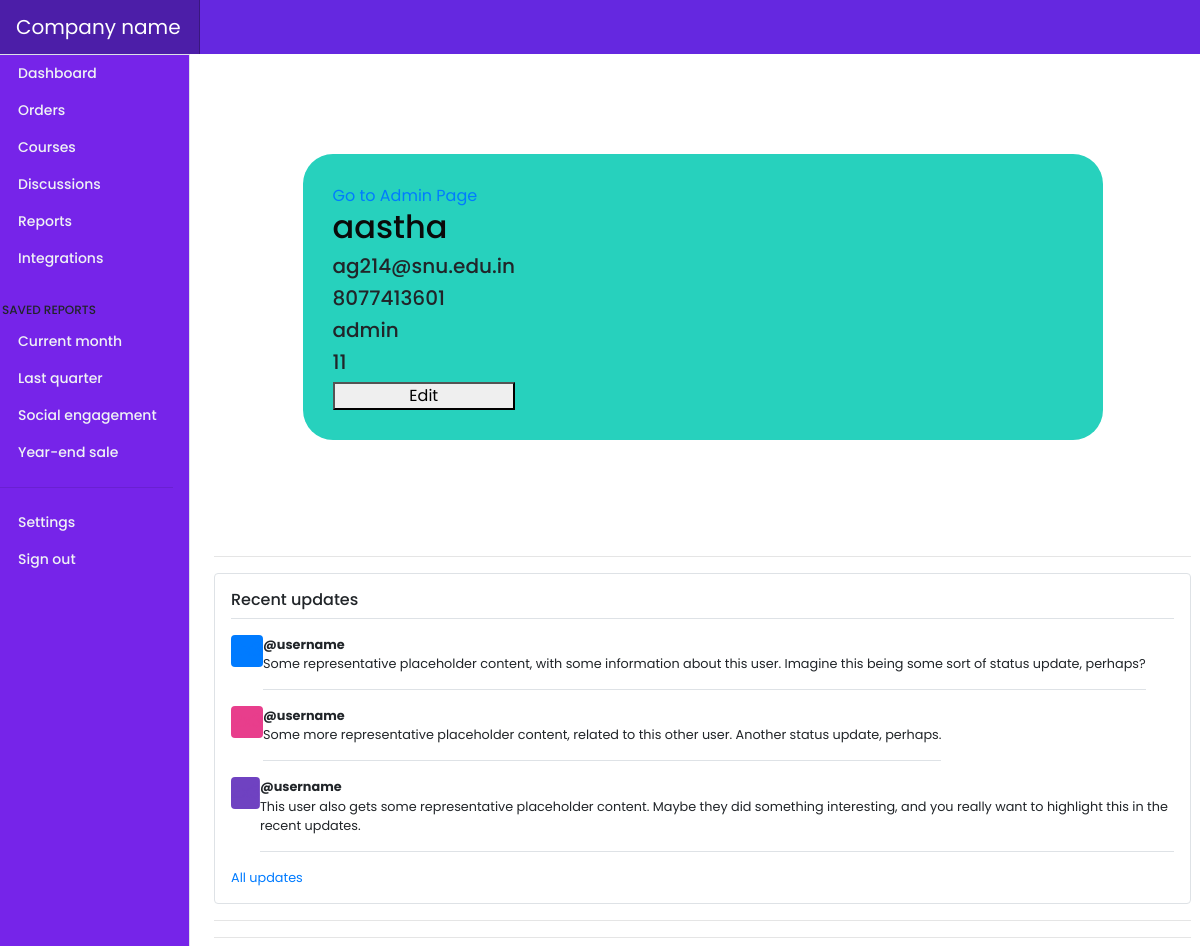
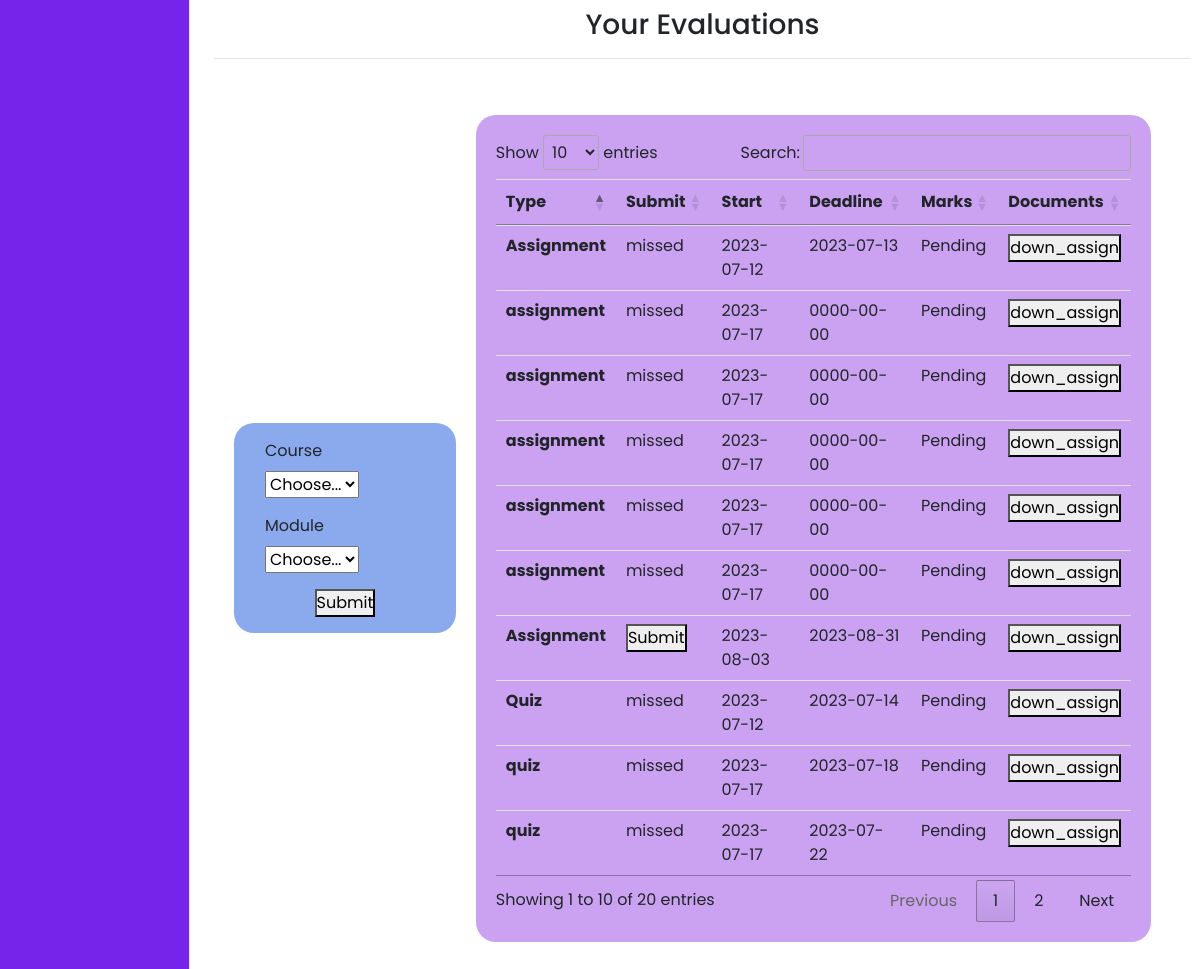
The app's page /student.php (signed in) with its own data (2 pictures, top to bottom).
### tables this page shows
CREATE TABLE `profile` (
  `uid` int(150) NOT NULL,
  `first_name` varchar(150) NOT NULL,
  `last_name` varchar(150) NOT NULL,
  `username` varchar(150) NOT NULL,
  `email` varchar(150) NOT NULL,
  `password` varchar(150) NOT NULL,
  `location` varchar(200) NOT NULL DEFAULT 'India',
  `role` varchar(100) NOT NULL DEFAULT 'guest',
  `mobile_no` varchar(100) DEFAULT NULL,
  `profile_photo` varchar(300) NOT NULL DEFAULT 'avatar.jpg'
);

CREATE TABLE `evaluation` (
  `course` int(150) NOT NULL,
  `module` int(150) NOT NULL,
  `eid` int(150) NOT NULL,
  `type` varchar(150) NOT NULL,
  `start_date` date NOT NULL DEFAULT current_timestamp(),
  `deadline` date NOT NULL,
  `documents` varchar(150) NOT NULL,
  `marks` int(11) NOT NULL
);

### student.php (the view, shortened to what this page needs)
<?php
require "dbconnect.php";
$user = $_SESSION['username'];
$sql = "Select * from profile where username = '$user'";
$data = mysqli_query($conn, $sql);
$prof = mysqli_fetch_assoc($data);
?>
<!DOCTYPE html>
<html>
<head>
    <link rel="stylesheet" href="https://maxcdn.bootstrapcdn.com/bootstrap/4.0.0/css/bootstrap.min.css">
    <link rel="stylesheet" href="//cdn.datatables.net/1.13.4/css/jquery.dataTables.min.css">
    <link rel="stylesheet" href="./files/css/font.css">
</head>
<body>
    <?php include "./fixed_assets/navbar.php"; ?>
    <div class="container1">
        <div class="profile">
            <?php
            if ($_SESSION['role'] == 'admin') {
                echo '<a href="./admin.php">Go to Admin Page</a>';
            }
            ?>
            <h2><?php echo $_SESSION['username'] ?></h2>
            <h5> <?php echo $prof['email'] ?> </h5>
            <h5><?php echo $prof['mobile_no'] ?></h5>
            <h5> <?php echo $prof['role'] ?></h5>
            <h5> <?php echo $prof['uid'] ?></h5>
            <button class="edit" id="<?php echo $prof['uid']; ?>" href="/edit">Edit</button>
        </div>
    </div>
    <hr>
     <div class="my-3 p-3 bg-body border rounded shadow-sm">
        <h6 class="border-bottom pb-2 mb-0">Recent updates</h6>
        <div class="d-flex text-body-secondary pt-3">
          <svg class="bd-placeholder-img flex-shrink-0 me-2 rounded" width="32" height="32" xmlns="http://www.w3.org/2000/svg" role="img" aria-label="Placeholder: 32x32" preserveAspectRatio="xMidYMid slice" focusable="false"><title>Placeholder</title><rect width="100%" height="100%" fill="#007bff"/><text x="50%" y="50%" fill="#007bff" dy=".3em">32x32</text></svg>
          <p class="pb-3 mb-0 small lh-sm border-bottom">
            <strong class="d-block text-gray-dark">@username</strong>
            Some representative placeholder content, with some information about this user. Imagine this being some sort of status update, perhaps?
          </p>
        </div>
        <div class="d-flex text-body-secondary pt-3">
          <svg class="bd-placeholder-img flex-shrink-0 me-2 rounded" width="32" height="32" xmlns="http://www.w3.org/2000/svg" role="img" aria-label="Placeholder: 32x32" preserveAspectRatio="xMidYMid slice" focusable="false"><title>Placeholder</title><rect width="100%" height="100%" fill="#e83e8c"/><text x="50%" y="50%" fill="#e83e8c" dy=".3em">32x32</text></svg>
          <p class="pb-3 mb-0 small lh-sm border-bottom">
            <strong class="d-block text-gray-dark">@username</strong>
            Some more representative placeholder content, related to this other user. Another status update, perhaps.
          </p>
        </div>
        <div class="d-flex text-body-secondary pt-3">
          <svg class="bd-placeholder-img flex-shrink-0 me-2 rounded" width="32" height="32" xmlns="http://www.w3.org/2000/svg" role="img" aria-label="Placeholder: 32x32" preserveAspectRatio="xMidYMid slice" focusable="false"><title>Placeholder</title><rect width="100%" height="100%" fill="#6f42c1"/><text x="50%" y="50%" fill="#6f42c1" dy=".3em">32x32</text></svg>
          <p class="pb-3 mb-0 small lh-sm border-bottom">
            <strong class="d-block text-gray-dark">@username</strong>
            This user also gets some representative placeholder content. Maybe they did something interesting, and you really want to highlight this in the recent updates.
          </p>
        </div>
        <small class="d-block text-end mt-3">
          <a href="#">All updates</a>
        </small>
      </div>
    <hr>
    <hr>
    <center>
        <h3>Your Evaluations</h3>
    </center>
    <hr>
    <div class="check" style="display: flex; padding:20px">
        <div class="container1  p-3 float-right" style="width: 300px; margin:auto; background-color: #8ba9ed; border-radius: 20px;">
            <form action="/Php_Learning/student.php" method="POST" enctype="multipart/form-data">
                <div class="col-md-6">
                    <label for="courses" class="form-label">Course</label>
                    <select id="courses" name="courses" class="form-select">
                        <option selected disabled>Choose...</option>
                    </select>
                </div>
                <div class="col-md-6 py-3">
                    <label for="modules" class="form-label">Module</label>
                    <select id="modules" name="modules" class="form-select">
                        <option selected>Choose...</option>;
                    </select>
                </div>
                <center>
                    <button type="submit" name="eval_select" id="eval_select">Submit</button>
                </center>
            </form>
        </div>
        <div class="container" style="border: hidden ; border-radius: 20px; padding:20px; margin:20px; background-color: #caa2f1;">
            <table class="table " id="myTable">
                <thead>
                    <tr>
                        <th scope="col">Type</th>
                        <th scope="col">Submit</th>
                        <th scope="col">Start</th>
                        <th scope="col">Deadline</th>
                        <th scope="col">Marks</th>
                        <th scope="col">Documents</th>
                    </tr>
                </thead>
                <tbody>
                    <?php
                    if ($_SERVER["REQUEST_METHOD"] == 'POST') {
                        echo "Quiz";
                        if (isset($_POST['eval_select'])) {
                            $course = $_POST['courses'];
                            $module = $_POST['modules'];
                            $user = $_SESSION['uid'];
                            $sql = "Select * from evaluation where course='$course' AND module='$module'";
                            $data = mysqli_query($conn, $sql);
                        }
                    } else {
                        $user = $_SESSION['uid'];
                        $sql = "Select * from evaluation";
                        $data = mysqli_query($conn, $sql);
                    }
                    $currentDate = date('Y-m-d');
                    while ($prof = mysqli_fetch_assoc($data)) {
                        $sql5 = "Select * from marks where student_id='$user' and eid='" . $prof['eid'] . "'";
                        $data5 = mysqli_query($conn, $sql5);
                        $marks = mysqli_fetch_assoc($data5);
                        echo " <tr>
                                <th scope='row'>" . $prof['type'] . " </th>";
                        if ($prof['deadline'] > $currentDate || (isset($marks['action']) && $marks['action'] == 'submitted')) {
                            if ($prof['type'] == 'Assignment') {
                                if (isset($marks['action']) && $marks['action'] == 'submitted') {
                                    echo "<td>" . $marks['action'] . "</td>";
                                } else {
                                    echo  "<td>  <button class='assign' id= '" . $prof['eid'] . "' href='/edit'>Submit</button> </td>";
                                }
                            } else {
                                if (isset($marks['action']) && $marks['action'] == 'submitted') {
                                    echo "<td>" . $marks['action'] . "</td>";
                                } else {
                                    echo  "<td>  <button class='quiz' id= '" . $prof['eid'] . "' href='/edit'>Submit</button> </td>";
                                }
                            }
                        } else {
                            echo    "<td> missed</td>";
                        }
                        echo    "<td>" . $prof['start_date'] . "</td>
                                <td>" . $prof['deadline'] . "</td>";
                        if (isset($marks['marks'])) {
                            echo "<td>" . $marks['marks'] . "</td>";
                        } else {
                            echo "<td>Pending</td>";
                        }
                        echo " <td>  <button class='down_assign' id= '" . $prof['eid'] . "' href='/edit'>down_assign</button> </td>
                                </tr>";
                    }
                    ?>
                </tbody>
            </table>
        </div>
    </div>
</body>
</html>

### student.php (style rules this page uses)
body { background-color: white; font-family: "Nunito", sans-serif; }
.container1 { padding: 100px 0; }
.profile { max-width: 800px; margin: 0 auto; background-color: #b073ed; background-color: #27d1bd; padding: 30px; border-radius: 30px; position: relative; display: grid; justify-content: start; }
h2 { color: #0a0a0a; }
p { color: rgba(#0a0a0a, 0.8) }

### fixed_assets/navbar.php (style rules this page uses)
.bd-placeholder-img { font-size: 1.125rem; text-anchor: middle; -webkit-user-select: none; -moz-user-select: none; user-select: none; }

### records on screen
profile: email "ag214@snu.edu.in", mobile_no "8077413601", role "admin", uid "11"
evaluation: type "Assignment", shows "missed", start_date "2023-07-12", deadline "2023-07-13"
evaluation: type "Quiz", shows "missed", start_date "2023-07-12", deadline "2023-07-14"
evaluation: type "quiz", shows "missed", start_date "2023-07-17", deadline "2023-07-18"
evaluation: type "assignment", shows "missed", start_date "2023-07-17", deadline "0000-00-00"
evaluation: type "assignment", shows "missed", start_date "2023-07-17", deadline "0000-00-00"
evaluation: type "assignment", shows "missed", start_date "2023-07-17", deadline "0000-00-00"
evaluation: type "quiz", shows "missed", start_date "2023-07-17", deadline "2023-07-22"
evaluation: type "assignment", shows "missed", start_date "2023-07-17", deadline "0000-00-00"
evaluation: type "assignment", shows "missed", start_date "2023-07-17", deadline "0000-00-00"
evaluation: type "Assignment", start_date "2023-08-03", deadline "2023-08-31"

### other values on screen
$_SESSION['username'] "aastha"
